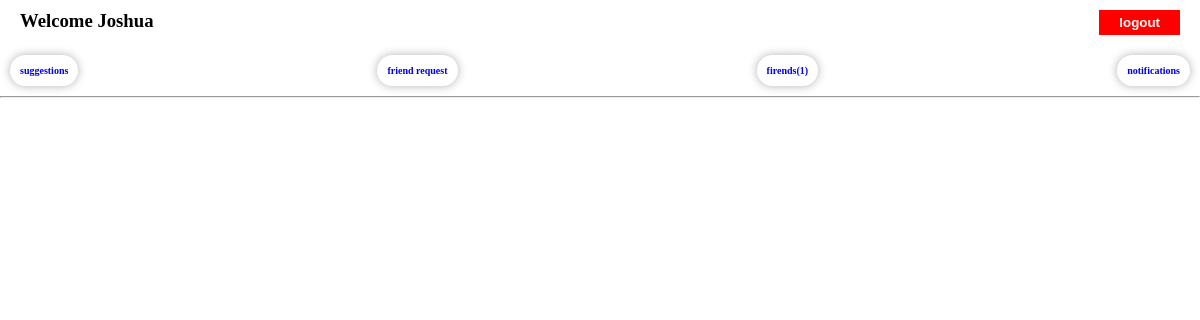
Page /request/ (signed in) on the earlier database version.
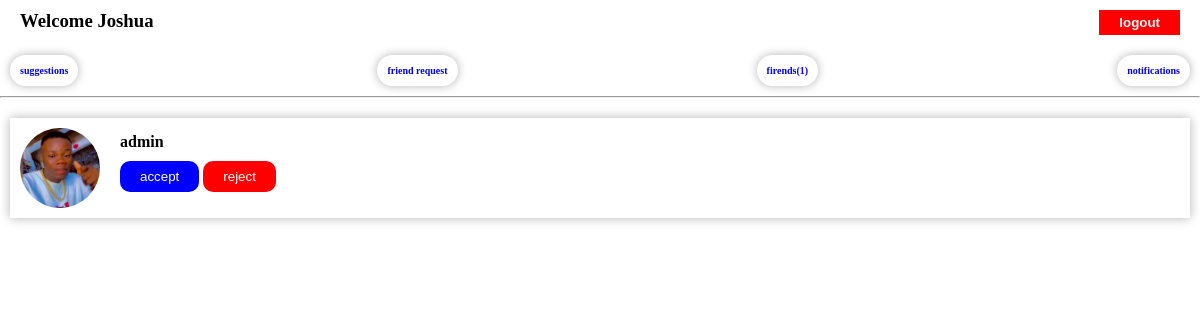
Same page on the later database version.
### main/models.py (models this page shows, shortened)
class Frequest(models.Model):
    id = models.UUIDField(
            primary_key=True,
            unique=True,
            default=uuid.uuid4,
            editable=False,)
    sender = models.ForeignKey(
            User,
            on_delete=models.CASCADE,
            related_name="sender")
    receiver = models.ForeignKey(
            User,
            on_delete=models.CASCADE,
            related_name="receiver")
    status = models.BooleanField(default=False)
    date = models.DateTimeField(auto_now_add=True)

class Image(models.Model):
    user = models.OneToOneField(User,on_delete=models.CASCADE)
    images = models.ImageField(upload_to="user_image")

### account/models.py (models this page shows, shortened)
class MyUser(AbstractUser):
    id = models.UUIDField(
            primary_key=True,
            default=uuid.uuid4,
            editable=False,)
    username = models.CharField(max_length=50,unique=True)
    email = models.EmailField(unique=True)
    contact = models.IntegerField(blank=True,null=True)
    friends = models.ManyToManyField('self',symmetrical=False)
    USERNAME_FIELD = 'username'
    REQUIRED_FIELDS = ["email"]

### main/views.py (the view)
# urls.py: path("request/",views.allrequest,name="allrequest"),
def allrequest(request):
    friendrequests = Frequest.objects.filter(receiver=request.user)
    friends = User.objects.get(username=request.user.username).friends.all()
    return render(request,"accept.html",{"friendrequests":friendrequests,"friends":friends})

### templates/accept.html (shortened to what this page needs)
{% extends "base.html" %}
{% block content %}
  <header>
    <nav class="nav-links">
	    <h3>Welcome {{request.user.username}}</h2>
	    <a href="{% url 'account:logout' %}"><button>logout</button></a>
    </nav>
    <div class="f-con">
	    <a href="{% url 'main:home'%}"><h3>suggestions</h3></a>               <a href="{% url 'main:allrequest'%}"><h3>friend request</h3></a>      <a href="{% url 'main:friendslist'%}"><h3>firends({{friends.count}})</h3></a>
      <a href="{% url 'main:notifications'%}"><h3>notifications</h3></a>
    </div>
  </header>
  <hr>
  <main>
    {% for friendrequest in friendrequests %}
    <div class="suggest">
      <img src="{{ friendrequest.receiver.image.images.url }}" alt="user image">
      <h4>{{ friendrequest.sender.username}}</h4>
      <a href="{% url 'main:accept' friendrequest.pk %}"><button>accept</button>
      <a href="{% url 'main:reject' friendrequest.pk %}"><button style="background:red">reject</button></a>
    </div>
    {% endfor %}
  </main>
{% endblock %}

Differences in the rows shown:
added Frequest: receiver.image.images (picture), sender.username "admin"
